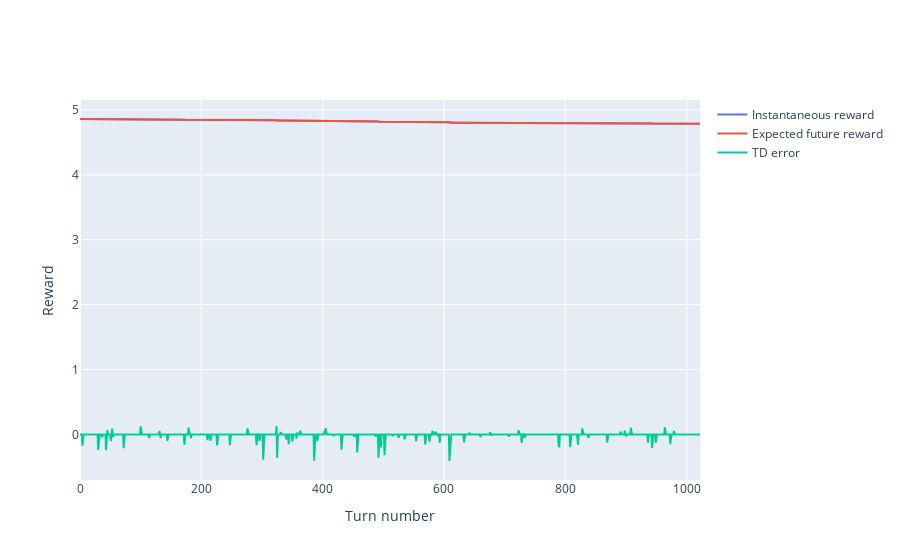

Source (notebook cell):
### Code cell
reward_plot(turn_results)

### Figure 1 — Plotly figure (JSON) as saved in the notebook; plotly's stock layout.template omitted (floating-point values rounded to 4 significant figures; data arrays with more than 128 entries replaced by an {"elided": "..."} marker saying what was removed)
{"data": [{"name": "Instantaneous reward", "type": "scatter", "y": {"elided": "1023 float values"}}, {"name": "Expected future reward", "type": "scatter", "y": {"elided": "1023 float values"}}, {"name": "TD error", "type": "scatter", "y": {"elided": "1023 float values"}}], "layout": {"xaxis": {"title": {"text": "Turn number"}}, "yaxis": {"title": {"text": "Reward"}}}}
